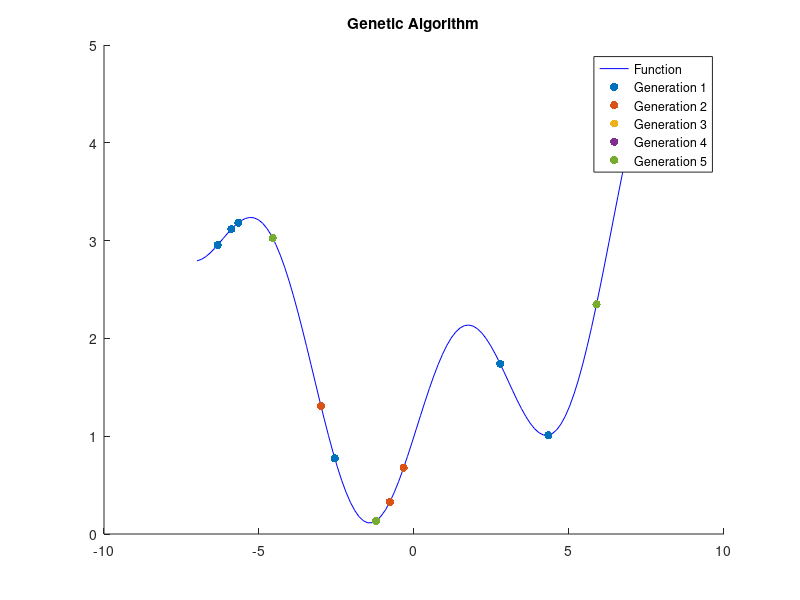

Source code (MATLAB):
clear all 
close all 
clc

%% ME6103 Hw 2 KKT AND STOCHASTIC OPT TECHNIQUES SHUBH RAVAL

%% Problem 1 KKT and simulated anealing 

%% A) 
    % Assume Water Storage Tank to be a Cylinder 
    % Minimize the overall surface area of the tank: SA =  2*pi*r +
        % 2*pi*r*h [objective function]

    % Subject to: 
        % Volume of tank (V = pi * r^2 * h) >= 200m^3 [inequality
        % constraint]
        % ( height (h) / 2* radius (r) ) = 2 [equality constraint]

%% B) 
    % Formulate the Lagrangian: 
    % Thus the objective function can be written as: 
        % SA = 2*pi*r*h + 2*pi*r^2

    % The equality constraint is given by the ratio of height to
    % diameter (here written as 2*r) which is defined as: 
    % (h-4r) = 0 -> lamda*(h-4*r)

    % The inequality constraint finally is given by the Volume
    % needing to be greater than 200 m^3 which is defined as: 
    % V = pi * r^2 * h >= 200 -> mu * (200 - pi * r^2 * h)
    
    % This gives the full Lagrangian as:
    % L = (2*pi*r*h + 2*pi*r^2) + lamda*(h - 4*r) + mu*(200 - (pi*r^2*h))
    
%% C 
    % Derive the KKT conditions for optimality: 

    % KKT conditions to meet for optimiality is then defined as: 
    % dL/dx1 = df/dx1 + mu1*dg/dx1 + lamda1*dh/dx1 = 0
    % dL/dx2 = df/dx2 + mu1*dg/dx2 + lamda1*dh/dx2 = 0
    
    % For this problem: 
    % dL/dr = 2*pi*h + 4*pi*r + lamda*(-4) + mu*(-2*pi*r*h)
    % dl/dh = 2*pi*r + lamda + mu*(-pi*r^2)

%% D
    % Determine if KKT conditions are met for the following points: 

    %% i) r = 2.515 m , h = 10.06 m 

        % dL/dr = 0 = 2*pi*10.06 + 4*pi*2.515 + l*(-4) + mu*(-2*pi*2.515*10.06)
        % dL/dh = 0 = 2*pi*2.515 + l + mu*(-pi*(2.515)^2)

        % solving the system gives lamda = -2.6337 and mu = .662691

        % non negativity passes as mu >= 0

        % g = 0.0949 fails feasibility 

        % Complementarity fails as mu*g = 0.0629

        % h = 10.06 - 2.515*4 = 0 passes feasibility

        % So this very closely fails the KKT conditions but considering
        % that the margin for failure was 0.0629 since the volume was
        % 0.0949 m^3 smaller than desired means that practically this could
        % be a potential option for exploring slightly more to reach
        % optimality 


    %% ii) r = 1.25 m , h = 5.0 m 

        % dL/dr = 2*pi*5.0 + 4*pi*1.25 -4*l + mu*(-2*pi*1.25*5.0)
        % dL/dh = 0 = 2*pi*1.25 + l + mu*(-pi*(1.25)^2)

        % solving the system gives lamda = -1.309 and mu = 1.3333

        % non negativity passes as mu >= 0

        % g = 175.45 fails feasibility 

        % Complementarity fails as mu*g = 175.4563

        % h = 5 - 1.25*4 = 0 passes feasibility 

        % This dramatically fails the volume feasibility and
        % complementarity since the volume found was about 25 m^3 compared
        % to the 200 m^3 required


    %% iii) r = 4 m , h = 16 m 

        % dL/dr = 2*pi*16 + 4*pi*4 -4*l + mu*(-2*pi*4*16)
        % dL/dh = 0 = 2*pi*4 + l + mu*(-pi*(4)^2)

        % solving the system gives lamda = -4.1888 and mu = .41667

        % non negativity passes as mu >= 0

        % g = -604.24 passes feasibility 

        % mu*g = -251.7718 fails Complementarity 

        % h = 16 - 4*4 = 0 so passes feasibility

        % This also fails the KKT conditions even though g pass feasibility with
        % a volume of about 800 m^3 compared to the needed 200^3 this
        % however causes Complementarity to fail since in no way can mu
        % bring this value close to or at 0
  
 %% 2 Solve the test problem via a manual genetic algorithm 

    f =  @(x) sin(x) + (0.05*x.^2) + 1; 

    %% Parameters: 

    popSize = 10; 
    numGen = 5; 
    crossProb = 0.6;
    mutProb = 0.05; 
    numBits = 6;
    xMin = -7;
    xMax = 7;

    %% Starting Population Initialized as Binary 
    binaryPop = randi([0,1], popSize, numBits); 
    s = rng; 
    
    %% Convert to Decimal and Scale to the xMin and xMax range
    convert_scale_binary = @(bin) xMin + (bin2dec(num2str(bin)) / (2^numBits - 1)) * (xMax - xMin); 

    %% Best Sol
    bestSolutions = zeros(numGen,2);

    figure; 
    hold on; 
    x = linspace(xMin, xMax, 100); 
    plot(x, f(x), 'b-');


    gen = 1; 
    legendLabels = {'Function'};  
    while gen <= numGen
          decodedPop = arrayfun(@(row) convert_scale_binary(binaryPop(row, :)), 1:popSize); 
          fitness = f(decodedPop); 

          [~,sortedIndices] = sort(fitness); 
          binaryPop = binaryPop(sortedIndices, :);
          decodedPop = decodedPop(sortedIndices);
          fitness = fitness(sortedIndices);

          %bestSol(gen, :) = [decodedPop(1), fitness(1)];
          scatter(decodedPop, fitness, 'filled');

          title('Genetic Algorithm');
          pause(1); 

          fprintf('\nGeneration %d\n', gen);
          fprintf('| %10s | %20s | %10s | %10s |\n', 'Fitness', 'Binary', 'Decimal', 'Generation');
          fprintf('|------------|----------------------|------------|------------|\n');
        
          for i = 1:popSize
            fprintf('| %10.4f | %20s | %10.4f | %10d |\n', fitness(i), num2str(binaryPop(i, :)), decodedPop(i), gen);
          end
          legendLabels{length(legendLabels) + 1} = sprintf('Generation %d', gen);
          %legend show; 
          % Elitism
          newPop = binaryPop(1:2,:);

          %Roulette
          totalFit = sum(1 ./ fitness); %inverse since minimize
          selectionProbs = (1 ./ fitness) / totalFit; 
          cumProbs = cumsum(selectionProbs); 

          %Make the kids
          while size(newPop, 1) < popSize
              r1 = rand();
              r2 = rand();
              parent1 = binaryPop(find(cumProbs >= r1, 1), :);
              parent2 = binaryPop(find(cumProbs >= r2, 1), :);

              %Cross
              if rand() < crossProb
                  crossoverPoint = randi(numBits); 
                  kid1 = [parent1(1:crossoverPoint), parent2(crossoverPoint+1:end)];
                  kid2 = [parent2(1:crossoverPoint), parent1(crossoverPoint+1:end)];
              else
                  kid1 = parent1;
                  kid2 = parent2;
              end

              % Mutation

              for i = 1:numBits
                  if rand() < mutProb, kid1(i) = ~kid1(i); end
                  if rand() < mutProb, kid2(i) = ~kid2(i); end
              end

              % new pop

              newPop = [newPop; kid1; kid2];
              if size(newPop,1)>popSize
                  newPop = newPop(1:popSize, :);
              end
          end
              binaryPop = newPop; 
              gen = gen+1; 
    end 


    legend(legendLabels,'Location', 'best');
    hold off;
              






